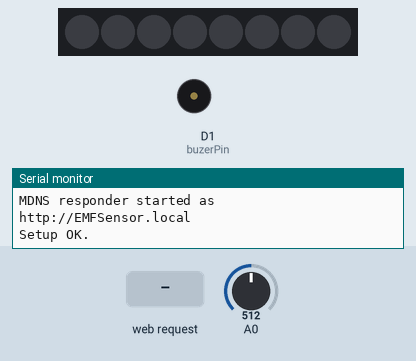
Simulated run of this sketch. Board: ESP8266 (NodeMCU). Shown: 8 RGB LEDs in strip order, left to right, buzzer (waves = sounding), the last lines printed to the serial monitor. The inputs (shaded band) are chosen by the test bench; at power-on: A0 = 512. WiFi joins after 1.5 s; servers stay silent unless stated.

Above: at 2.7 s.
2.8 s: HTTP request GET /emf_val received
At 3.9 s:
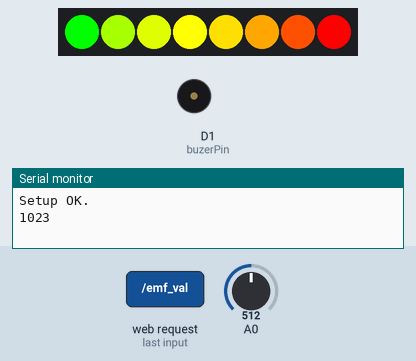
Timing chart, 0 to 5.8 s (numbered marks = the images above; inputs shaded):
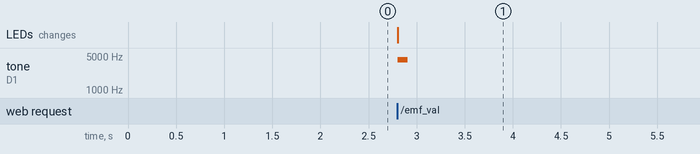

Measured:
- after the input at 2.8 s, tone on D1 (buzerPin): silent → 4186 Hz at once, → silent 0.10 s later; the LEDs: change at once (image 1)

The sketch:

emf_detector.ino
```cpp
/****Includes****/
#include <ESP8266WiFi.h>          // https://github.com/esp8266/Arduino
#include <WiFiClient.h>
#include <DNSServer.h>            // Local DNS Server used for redirecting all requests to the &onfiguration portal
#include <ESP8266WebServer.h>     // Local WebServer used to serve the configuration portal
#include <WiFiManager.h>          // https://github.com/tzapu/WiFiManager WiFi Configuration Magic
#include <ESP8266mDNS.h>          // Allow custom URL
#include <Adafruit_NeoPixel.h>
#include "pitches.h"


// typedef enum color_e {RED, GREEN, YELLOW, OFF} color_t;
// const int RGBpins[] = {D7, D5, D6};
const int ledsPin = D6;
const int buzerPin = D1;
int senseLimit = 15; // raise this number to decrease sensitivity (up to 1023 max)
// notes for the buzzer:
// notes in the melody:
int melody[] = { NOTE_C1, NOTE_C2, NOTE_C3, NOTE_C4, NOTE_C5, NOTE_C6, NOTE_C7, NOTE_C8 };

/*****Initialization*****/
ESP8266WebServer server(80);
const char *ssid = "EMFSensor";
Adafruit_NeoPixel strip = Adafruit_NeoPixel(8, ledsPin, NEO_GRB + NEO_KHZ800);


/****Utils****/
void colorWipe(uint32_t color, int wait) {
  for(int i=0; i<strip.numPixels(); i++) { // For each pixel in strip...
    strip.setPixelColor(i, color);         //  Set pixel's color (in RAM)
    strip.show();                          //  Update strip to match
    delay(wait);                           //  Pause for a moment
  }
}


/*****WebPage*****/
// Warning: only use simple quotes in the html (no double)
String rootHTML = "\
<!doctype html> <html> <head> <title> EMF Sensor </title> </head> <body>\
<br> <br> <span>EMF : <b id=\"ev\">emf_val<b/></span> <br> <br> </body>\
<script src=\"https://ajax.googleapis.com/ajax/libs/jquery/3.4.1/jquery.min.js\"></script>\
<script>setInterval( () => { $.ajax('/emf_val', { success: (d, ts, j) => { $('#ev').html(d.emf) } }) }, 900);</script>\
</html>\
";


void getEmfVal() {
  int meanGet = 20;
  int emf_val = 0;
  for (int i=0; i<meanGet; i++) emf_val += analogRead(A0);
  emf_val = emf_val / meanGet;
  emf_val = constrain(emf_val, 1, senseLimit);  // turn any reading higher than the senseLimit value into the senseLimit value
  emf_val = map(emf_val, 1, senseLimit, 1, 1023);  // remap the constrained value within a 1 to 1023 range
  ledsHandling(emf_val);
  // for (int i=0; i<3; i++) digitalWrite(RGBpins[i], LOW);
  // if (emf_val <= 342) digitalWrite(RGBpins[1], HIGH);
  // if (emf_val > 342 && emf_val <= 684) digitalWrite(RGBpins[2], HIGH);
  // if (emf_val > 684) digitalWrite(RGBpins[0], HIGH);
  Serial.println(emf_val);
  String answer = "{\"emf\": \"" + String(emf_val) + "\"}";
  server.send(200, "application/json", answer);
  int buzzer_sound = map(emf_val, 1, 1023, 0, 7);
  tone(buzerPin, melody[buzzer_sound], 100);
}


String getHTML() {
  return rootHTML;
}


void handleRoot() {
    server.send(200, "text/html", getHTML());
}


/****LEDs****/
void ledsHandling (int emf_val) {
  colorWipe(strip.Color(0, 0, 0) , 0);
  if (emf_val <= 128) {
    strip.setPixelColor(0, 0, 255, 0);
  }
  if (emf_val > 128 && emf_val <= 256) {
    strip.setPixelColor(0, 0, 255, 0);
    strip.setPixelColor(1, 167, 255, 0);
  }
  if (emf_val > 256 && emf_val <= 384) {
    strip.setPixelColor(0, 0, 255, 0);
    strip.setPixelColor(1, 167, 255, 0);
    strip.setPixelColor(2, 223, 255, 0);
  }
  if (emf_val > 384 && emf_val <= 512) {
    strip.setPixelColor(0, 0, 255, 0);
    strip.setPixelColor(1, 167, 255, 0);
    strip.setPixelColor(2, 223, 255, 0);
    strip.setPixelColor(3, 255, 255, 0);
  }
  if (emf_val > 512 && emf_val <= 640) {
    strip.setPixelColor(0, 0, 255, 0);
    strip.setPixelColor(1, 167, 255, 0);
    strip.setPixelColor(2, 223, 255, 0);
    strip.setPixelColor(3, 255, 255, 0);
    strip.setPixelColor(4, 255, 223, 0);
  }
  if (emf_val > 640 && emf_val <= 768) {
    strip.setPixelColor(0, 0, 255, 0);
    strip.setPixelColor(1, 167, 255, 0);
    strip.setPixelColor(2, 223, 255, 0);
    strip.setPixelColor(3, 255, 255, 0);
    strip.setPixelColor(4, 255, 223, 0);
    strip.setPixelColor(5, 255, 167, 0);
  }
  if (emf_val > 768 && emf_val <= 896) {
    strip.setPixelColor(0, 0, 255, 0);
    strip.setPixelColor(1, 167, 255, 0);
    strip.setPixelColor(2, 223, 255, 0);
    strip.setPixelColor(3, 255, 255, 0);
    strip.setPixelColor(4, 255, 223, 0);
    strip.setPixelColor(5, 255, 167, 0);
    strip.setPixelColor(6, 255, 80, 0);

  }if (emf_val > 896) {
    strip.setPixelColor(0, 0, 255, 0);
    strip.setPixelColor(1, 167, 255, 0);
    strip.setPixelColor(2, 223, 255, 0);
    strip.setPixelColor(3, 255, 255, 0);
    strip.setPixelColor(4, 255, 223, 0);
    strip.setPixelColor(5, 255, 167, 0);
    strip.setPixelColor(6, 255, 80, 0);
    strip.setPixelColor(7, 255, 0, 0);
  }
  strip.show(); // on affiche
  strip.setBrightness(50);
}


/****Setups****/
void setupWifi() {
    // WiFiManager
    WiFiManager wifiManager;

    // reset saved settings -- Flush flash
    // wifiManager.resetSettings();

    // set callback that gets called when connecting to previous WiFi fails, and enters Access Point mode
    // wifiManager.setAPCallback(configModeCallback);

    // fetches ssid and pass from eeprom and tries to connect
    // if it does not connect it starts an access point with the specified name
    // and goes into a blocking loop awaiting configuration
    wifiManager.autoConnect(ssid);

    // might seem redundant but it's not printed the 1st time:
    Serial.println("local ip");
    Serial.println(WiFi.localIP());
}


void setupServer() {
    server.on("/", handleRoot);
    server.on("/emf_val", getEmfVal);
    server.begin();
    Serial.println("HTTP server started");
}


void setupMDNS() {
    // Add service to MDNS-SD to access the ESP with the URL http://<ssid>.local
    if (MDNS.begin(ssid)) {
        Serial.print("MDNS responder started as http://");
        Serial.print(ssid);
        Serial.println(".local");
    }
    MDNS.addService("http", "tcp", 8080);
}


/****MAIN CODE****/
void setup() {
  pinMode(buzerPin, OUTPUT);
  strip.begin();
  strip.show(); // Initialise toute les led à 'off'
  // for (int i=0; i<3; i++) pinMode(RGBpins[i], OUTPUT);
  Serial.begin(115200);
  Serial.println("Starting WiFi.");
  setupWifi();
  setupServer();
  setupMDNS();
  Serial.println("Setup OK.");
}


void loop() {
  server.handleClient();
}
```

pitches.h
```cpp
/*************************************************
 * Public Constants
 *************************************************/

#define NOTE_B0  31
#define NOTE_C1  33
#define NOTE_CS1 35
#define NOTE_D1  37
#define NOTE_DS1 39
#define NOTE_E1  41
#define NOTE_F1  44
#define NOTE_FS1 46
#define NOTE_G1  49
#define NOTE_GS1 52
#define NOTE_A1  55
#define NOTE_AS1 58
#define NOTE_B1  62
#define NOTE_C2  65
#define NOTE_CS2 69
#define NOTE_D2  73
#define NOTE_DS2 78
#define NOTE_E2  82
#define NOTE_F2  87
#define NOTE_FS2 93
#define NOTE_G2  98
#define NOTE_GS2 104
#define NOTE_A2  110
#define NOTE_AS2 117
#define NOTE_B2  123
#define NOTE_C3  131
#define NOTE_CS3 139
#define NOTE_D3  147
#define NOTE_DS3 156
#define NOTE_E3  165
#define NOTE_F3  175
#define NOTE_FS3 185
#define NOTE_G3  196
#define NOTE_GS3 208
#define NOTE_A3  220
#define NOTE_AS3 233
#define NOTE_B3  247
#define NOTE_C4  262
#define NOTE_CS4 277
#define NOTE_D4  294
#define NOTE_DS4 311
#define NOTE_E4  330
#define NOTE_F4  349
#define NOTE_FS4 370
#define NOTE_G4  392
#define NOTE_GS4 415
#define NOTE_A4  440
#define NOTE_AS4 466
#define NOTE_B4  494
#define NOTE_C5  523
#define NOTE_CS5 554
#define NOTE_D5  587
#define NOTE_DS5 622
#define NOTE_E5  659
#define NOTE_F5  698
#define NOTE_FS5 740
#define NOTE_G5  784
#define NOTE_GS5 831
#define NOTE_A5  880
#define NOTE_AS5 932
#define NOTE_B5  988
#define NOTE_C6  1047
#define NOTE_CS6 1109
#define NOTE_D6  1175
#define NOTE_DS6 1245
#define NOTE_E6  1319
#define NOTE_F6  1397
#define NOTE_FS6 1480
#define NOTE_G6  1568
#define NOTE_GS6 1661
#define NOTE_A6  1760
#define NOTE_AS6 1865
#define NOTE_B6  1976
#define NOTE_C7  2093
#define NOTE_CS7 2217
#define NOTE_D7  2349
#define NOTE_DS7 2489
#define NOTE_E7  2637
#define NOTE_F7  2794
#define NOTE_FS7 2960
#define NOTE_G7  3136
#define NOTE_GS7 3322
#define NOTE_A7  3520
#define NOTE_AS7 3729
#define NOTE_B7  3951
#define NOTE_C8  4186
#define NOTE_CS8 4435
#define NOTE_D8  4699
#define NOTE_DS8 4978
```
